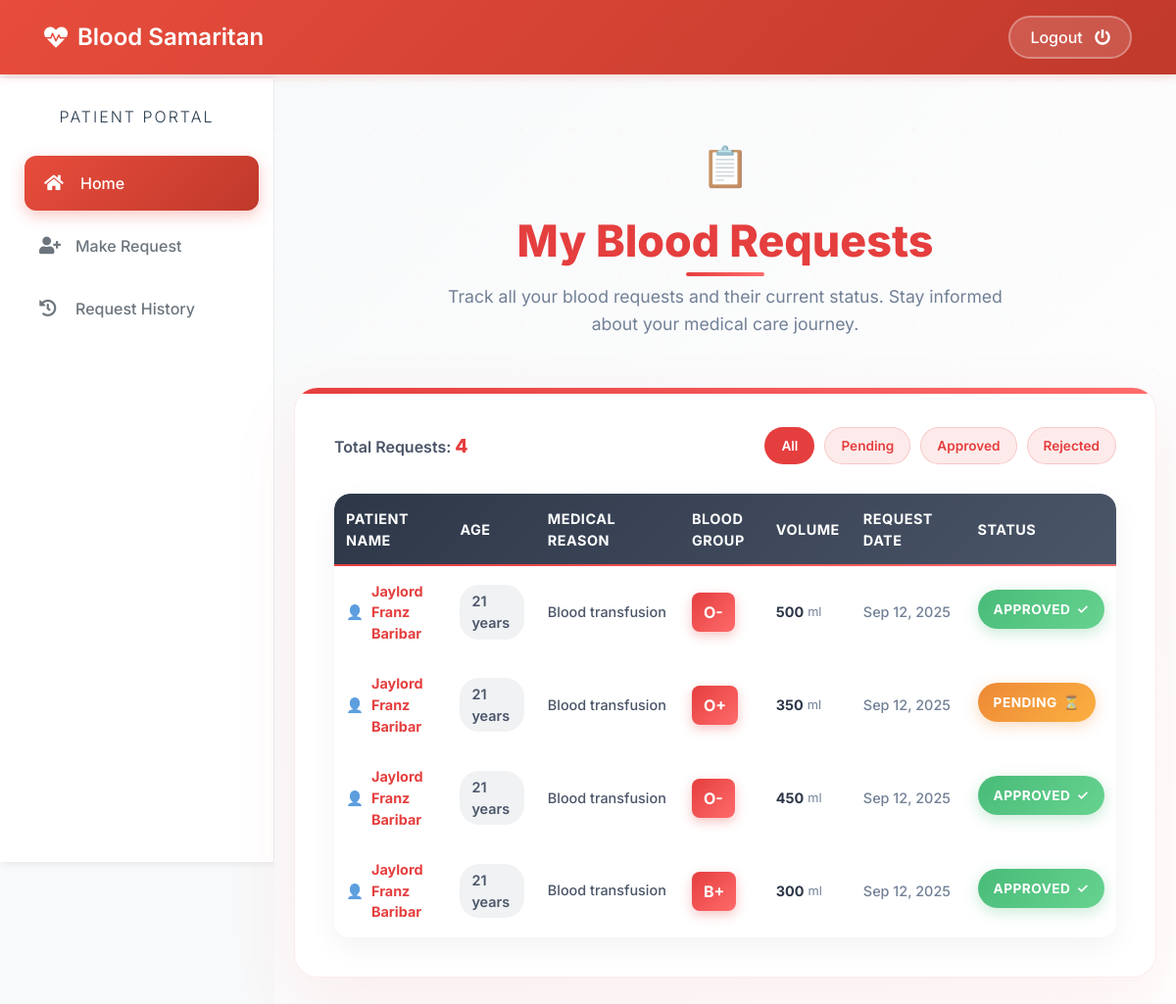
Before: /patient/my-request (signed in) with the older database file.
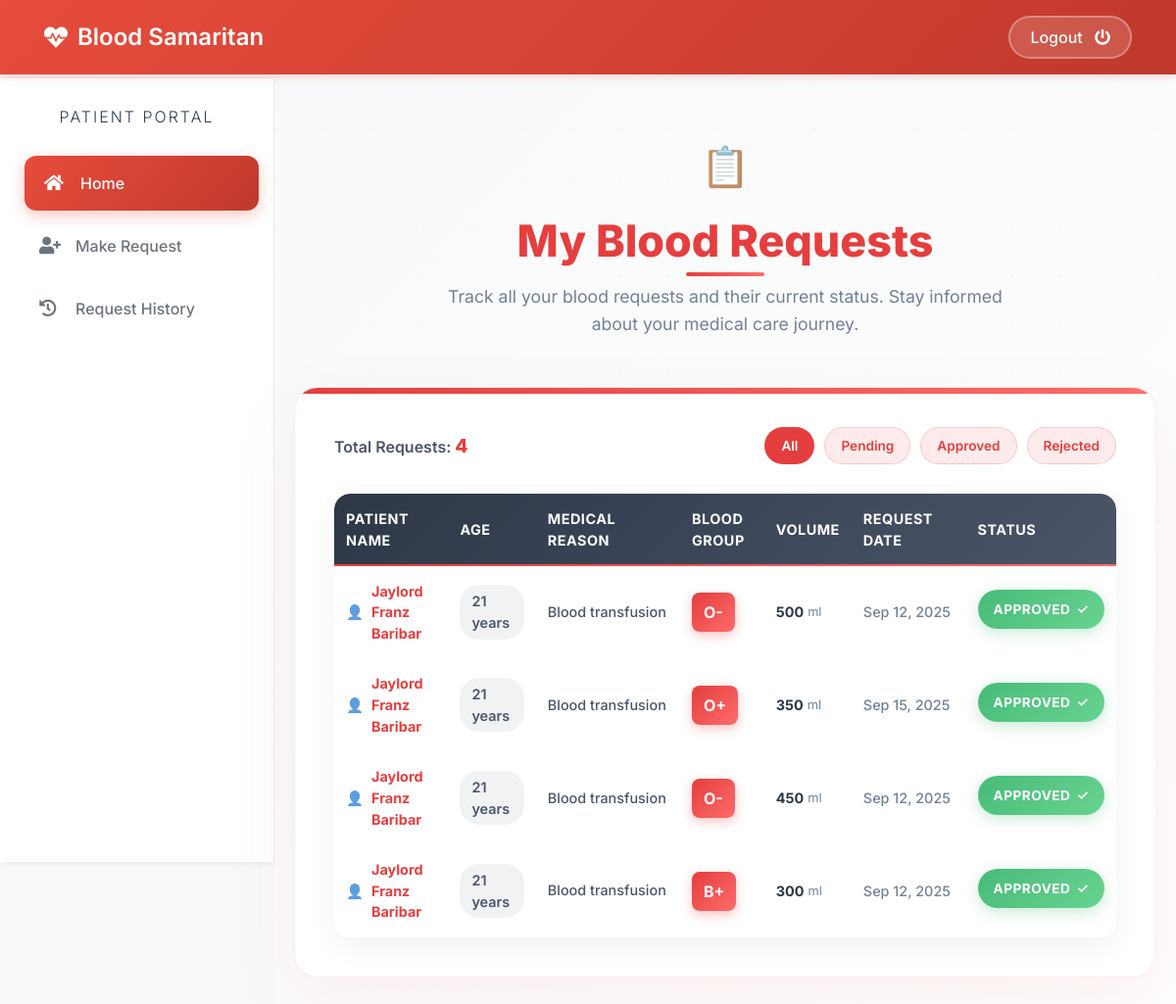
After: the same page with the newer database file.
### blood/models.py (models this page shows, shortened)
class BloodRequest(models.Model):
    request_by_patient=models.ForeignKey(pmodels.Patient,null=True,on_delete=models.CASCADE)
    request_by_donor=models.ForeignKey(dmodels.Donor,null=True,on_delete=models.CASCADE)
    patient_name=models.CharField(max_length=30)
    patient_age=models.PositiveIntegerField()
    reason=models.CharField(max_length=500)
    bloodgroup=models.CharField(max_length=10)
    unit=models.PositiveIntegerField(default=0)
    status=models.CharField(max_length=20,default="Pending")
    date=models.DateField(auto_now=True)

### patient/views.py (the view)
# urls.py: path('my-request', views.my_request_view,name='my-request'),
def my_request_view(request):
    patient= models.Patient.objects.get(user_id=request.user.id)
    blood_request=bmodels.BloodRequest.objects.all().filter(request_by_patient=patient)
    return render(request,'patient/my_request.html',{'blood_request':blood_request})

### templates/patient/my_request.html (shortened to what this page needs)
{% extends 'patient/patientbase.html' %}
{% block content %}
{% load widget_tweaks %}
{%load static%}
<head>
</head>
<div class="requests-history-section">
    <div class="requests-container">
        <div class="section-header">
            <h2>My Blood Requests</h2>
            <p>Track all your blood requests and their current status. Stay informed about your medical care journey.</p>
        </div>
        <div class="table-container">
            {% if blood_request %}
                <div class="table-stats">
                    <div class="total-requests">
                        Total Requests: <span>{{ blood_request|length }}</span>
                    </div>
                    <div class="table-actions">
                        <div class="filter-badge active" onclick="filterRequests('all')">All</div>
                        <div class="filter-badge" onclick="filterRequests('pending')">Pending</div>
                        <div class="filter-badge" onclick="filterRequests('approved')">Approved</div>
                        <div class="filter-badge" onclick="filterRequests('rejected')">Rejected</div>
                    </div>
                </div>
                <table class="enhanced-table" id="requestsTable">
                    <thead class="table-header">
                        <tr>
                            <th>Patient Name</th>
                            <th>Age</th>
                            <th>Medical Reason</th>
                            <th>Blood Group</th>
                            <th>Volume</th>
                            <th>Request Date</th>
                            <th>Status</th>
                        </tr>
                    </thead>
                    <tbody class="table-body">
                        {% for t in blood_request %}
                        <tr data-status="{{ t.status|lower }}">
                            <td>
                                <div class="patient-name">{{ t.patient_name }}</div>
                            </td>
                            <td>
                                <span class="age-badge">{{ t.patient_age }} years</span>
                            </td>
                            <td>
                                <div class="reason-cell" title="{{ t.reason }}">{{ t.reason }}</div>
                            </td>
                            <td>
                                <span class="blood-group">{{ t.bloodgroup }}</span>
                            </td>
                            <td>
                                <span class="unit-value">{{ t.unit }}</span>
                            </td>
                            <td>
                                <div class="date-cell">{{ t.date|date:"M d, Y" }}</div>
                            </td>
                            <td>
                                {% if t.status == 'Approved' %}
                                    <span class="status-badge status-approved">Approved</span>
                                {% elif t.status == 'Rejected' %}
                                    <span class="status-badge status-rejected">Rejected</span>
                                {% else %}
                                    <span class="status-badge status-pending">Pending</span>
                                {% endif %}
                            </td>
                        </tr>
                        {% endfor %}
                    </tbody>
                </table>
            {% else %}
                <div class="empty-state">
                    <div class="empty-state-icon">🩸</div>
                    <h3>No Blood Requests Yet</h3>
                    <p>You haven't made any blood requests. When you do, they will appear here for you to track their progress.</p>
                </div>
            {% endif %}
        </div>
    </div>
</div>
{% endblock content %}

Changed rows visible on the page:
changed BloodRequest: date "Sep 12, 2025" → "Sep 15, 2025"; status "PENDING" → "APPROVED"
